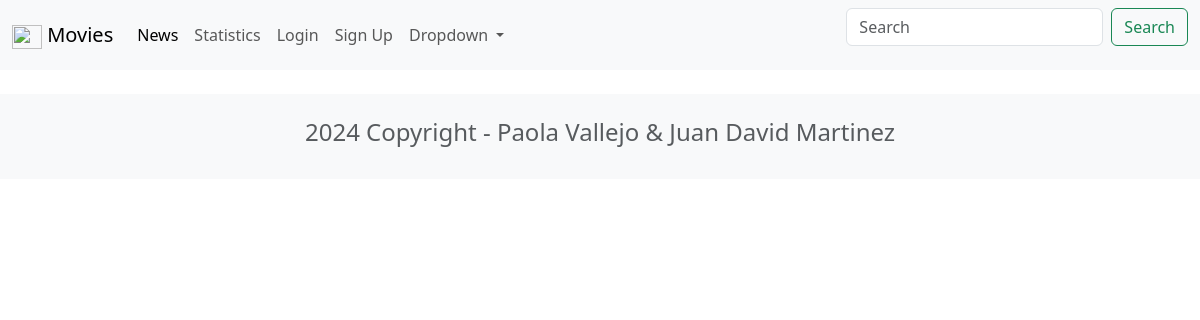
The page /news/ on the database as committed earlier.
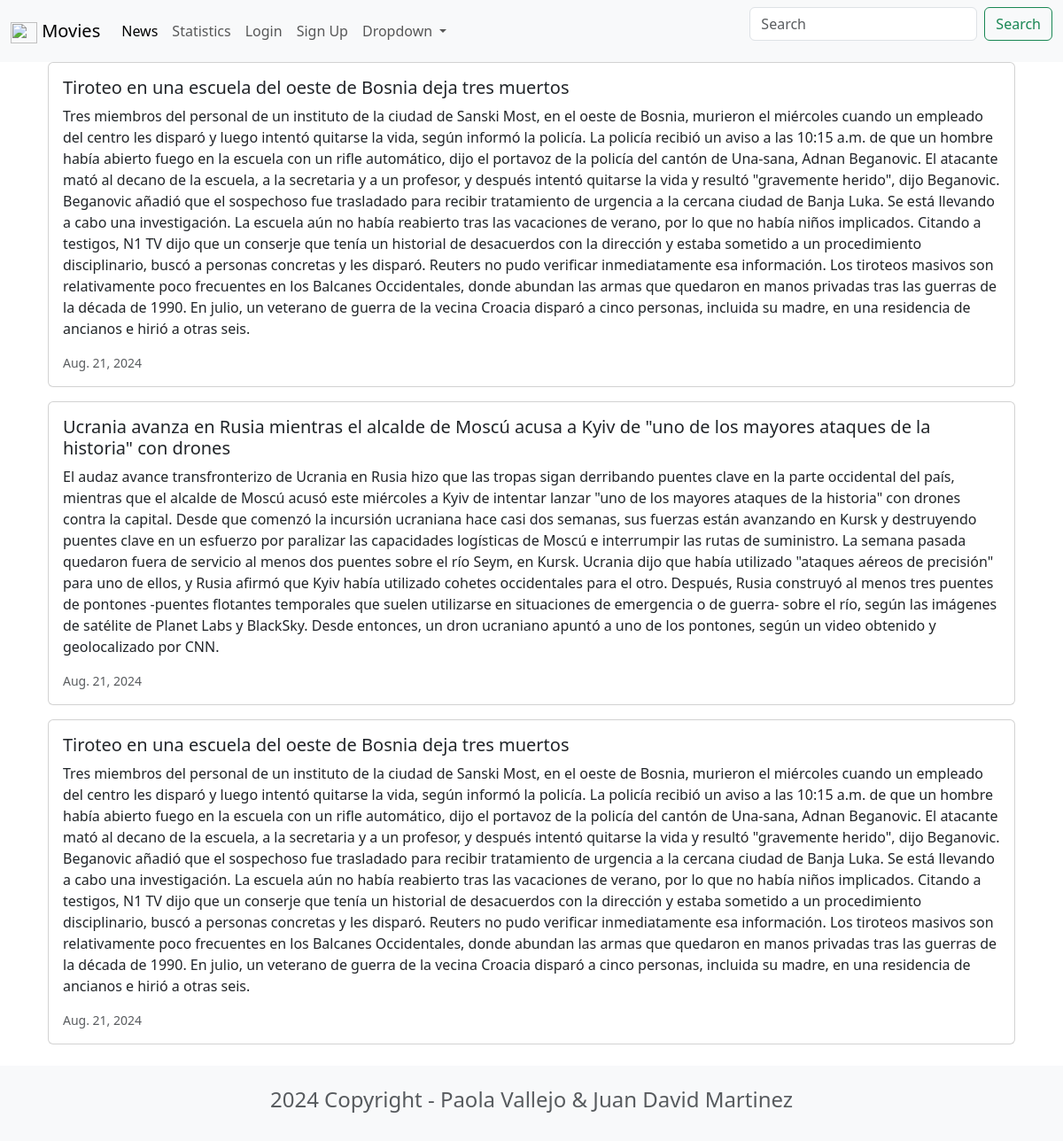
The same page on the database as committed later.
### news/models.py (models this page shows, shortened)
class News(models.Model):
    headline = models.CharField(max_length=200)
    body = models.TextField()
    date = models.DateField()

### news/views.py (the view)
# urls.py: path('news/', include('news.urls')),
def news(request):
    newss = News.objects.all().order_by('-date')
    return render(request, 'news.html',{'newss':newss})

### news/templates/news.html
{% extends 'base.html' %}
{% block content %}
<div class ="container">
    {% for news in newss%}
    <div class="card mb-3" >
        <div class="row g-0">
            <div>
                <div class="card-body">
                <h5 class="card-title">{{news.headline}}</h5>
                <p class="card-text"> {{news.body}}</p>
                <p class="card-text"><small class="text-body-secondary">{{news.date}}</small></p>
            </div>
        </div>
    </div>
</div>
  {% endfor %}
</div>
{% endblock content %}

Rows that differ between the two databases and show on the page:
added News: headline "Tiroteo en una escuela del oeste de Bosnia deja tres muertos", body "Tres miembros del personal de un instituto de la ciudad de Sanski Most, en el oeste de Bosnia, murieron el miércoles cuando un empleado del centro les disparó y luego intentó quitarse la vida, según informó la policía. La policía recibió un aviso a las 10:15 a.m. de que un hombre había abierto fuego en la escuela con un rifle automático, dijo el portavoz de la policía del cantón de Una-sana, Adnan Beganovic. El atacante mató al decano de la escuela, a la secretaria y a un profesor, y después intentó quitarse la vida y resultó \"gravemente herido\", dijo Beganovic. Beganovic añadió que el sospechoso fue trasladado para recibir tratamiento de urgencia a la cercana ciudad de Banja Luka. Se está…", date "Aug. 21, 2024"
added News: headline "Ucrania avanza en Rusia mientras el alcalde de Moscú acusa a Kyiv de \"uno de los mayores ataques de la historia\" con drones", body "El audaz avance transfronterizo de Ucrania en Rusia hizo que las tropas sigan derribando puentes clave en la parte occidental del país, mientras que el alcalde de Moscú acusó este miércoles a Kyiv de intentar lanzar \"uno de los mayores ataques de la historia\" con drones contra la capital. Desde que comenzó la incursión ucraniana hace casi dos semanas, sus fuerzas están avanzando en Kursk y destruyendo puentes clave en un esfuerzo por paralizar las capacidades logísticas de Moscú e interrumpir las rutas de suministro. La semana pasada quedaron fuera de servicio al menos dos puentes sobre el río Seym, en Kursk. Ucrania dijo que había utilizado \"ataques aéreos de precisión\" para uno de ellos,…", date "Aug. 21, 2024"
added News: headline "Tiroteo en una escuela del oeste de Bosnia deja tres muertos", body "Tres miembros del personal de un instituto de la ciudad de Sanski Most, en el oeste de Bosnia, murieron el miércoles cuando un empleado del centro les disparó y luego intentó quitarse la vida, según informó la policía. La policía recibió un aviso a las 10:15 a.m. de que un hombre había abierto fuego en la escuela con un rifle automático, dijo el portavoz de la policía del cantón de Una-sana, Adnan Beganovic. El atacante mató al decano de la escuela, a la secretaria y a un profesor, y después intentó quitarse la vida y resultó \"gravemente herido\", dijo Beganovic. Beganovic añadió que el sospechoso fue trasladado para recibir tratamiento de urgencia a la cercana ciudad de Banja Luka. Se está…", date "Aug. 21, 2024"
